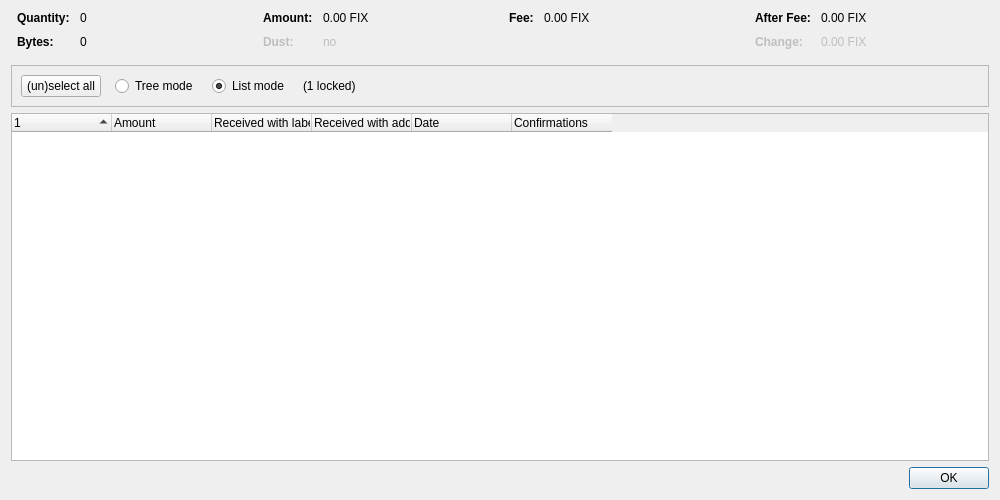
<?xml version="1.0" encoding="UTF-8"?>
<ui version="4.0">
 <class>CoinControlDialog</class>
 <widget class="QDialog" name="CoinControlDialog">
  <property name="geometry">
   <rect>
    <x>0</x>
    <y>0</y>
    <width>1000</width>
    <height>500</height>
   </rect>
  </property>
  <property name="windowTitle">
   <string>Coin Selection</string>
  </property>
  <layout class="QVBoxLayout" name="verticalLayout">
   <item>
    <layout class="QHBoxLayout" name="horizontalLayoutTop" stretch="0,0,0,0">
     <property name="topMargin">
      <number>0</number>
     </property>
     <property name="bottomMargin">
      <number>10</number>
     </property>
     <item>
      <layout class="QFormLayout" name="formLayoutCoinControl1">
       <property name="horizontalSpacing">
        <number>10</number>
       </property>
       <property name="verticalSpacing">
        <number>10</number>
       </property>
       <property name="leftMargin">
        <number>6</number>
       </property>
       <property name="rightMargin">
        <number>6</number>
       </property>
       <item row="0" column="0">
        <widget class="QLabel" name="labelCoinControlQuantityText">
         <property name="font">
          <font>
           <weight>75</weight>
           <bold>true</bold>
          </font>
         </property>
         <property name="text">
          <string>Quantity:</string>
         </property>
        </widget>
       </item>
       <item row="0" column="1">
        <widget class="QLabel" name="labelCoinControlQuantity">
         <property name="cursor">
          <cursorShape>IBeamCursor</cursorShape>
         </property>
         <property name="contextMenuPolicy">
          <enum>Qt::ActionsContextMenu</enum>
         </property>
         <property name="text">
          <string notr="true">0</string>
         </property>
         <property name="textInteractionFlags">
          <set>Qt::LinksAccessibleByMouse|Qt::TextSelectableByKeyboard|Qt::TextSelectableByMouse</set>
         </property>
        </widget>
       </item>
       <item row="1" column="0">
        <widget class="QLabel" name="labelCoinControlBytesText">
         <property name="font">
          <font>
           <weight>75</weight>
           <bold>true</bold>
          </font>
         </property>
         <property name="text">
          <string>Bytes:</string>
         </property>
        </widget>
       </item>
       <item row="1" column="1">
        <widget class="QLabel" name="labelCoinControlBytes">
         <property name="cursor">
          <cursorShape>IBeamCursor</cursorShape>
         </property>
         <property name="contextMenuPolicy">
          <enum>Qt::ActionsContextMenu</enum>
         </property>
         <property name="text">
          <string notr="true">0</string>
         </property>
         <property name="textInteractionFlags">
          <set>Qt::LinksAccessibleByMouse|Qt::TextSelectableByKeyboard|Qt::TextSelectableByMouse</set>
         </property>
        </widget>
       </item>
      </layout>
     </item>
     <item>
      <layout class="QFormLayout" name="formLayoutCoinControl2">
       <property name="horizontalSpacing">
        <number>10</number>
       </property>
       <property name="verticalSpacing">
        <number>10</number>
       </property>
       <property name="leftMargin">
        <number>6</number>
       </property>
       <property name="rightMargin">
        <number>6</number>
       </property>
       <item row="0" column="0">
        <widget class="QLabel" name="labelCoinControlAmountText">
         <property name="font">
          <font>
           <weight>75</weight>
           <bold>true</bold>
          </font>
         </property>
         <property name="text">
          <string>Amount:</string>
         </property>
        </widget>
       </item>
       <item row="0" column="1">
        <widget class="QLabel" name="labelCoinControlAmount">
         <property name="cursor">
          <cursorShape>IBeamCursor</cursorShape>
         </property>
         <property name="contextMenuPolicy">
          <enum>Qt::ActionsContextMenu</enum>
         </property>
         <property name="text">
          <string notr="true">0.00 FIX</string>
         </property>
         <property name="textInteractionFlags">
          <set>Qt::LinksAccessibleByMouse|Qt::TextSelectableByKeyboard|Qt::TextSelectableByMouse</set>
         </property>
        </widget>
       </item>
       <item row="1" column="0">
        <widget class="QLabel" name="labelCoinControlLowOutputText">
         <property name="enabled">
          <bool>false</bool>
         </property>
         <property name="font">
          <font>
           <weight>75</weight>
           <bold>true</bold>
          </font>
         </property>
         <property name="text">
          <string>Dust:</string>
         </property>
        </widget>
       </item>
       <item row="1" column="1">
        <widget class="QLabel" name="labelCoinControlLowOutput">
         <property name="enabled">
          <bool>false</bool>
         </property>
         <property name="cursor">
          <cursorShape>IBeamCursor</cursorShape>
         </property>
         <property name="contextMenuPolicy">
          <enum>Qt::ActionsContextMenu</enum>
         </property>
         <property name="text">
          <string notr="true">no</string>
         </property>
         <property name="textInteractionFlags">
          <set>Qt::LinksAccessibleByMouse|Qt::TextSelectableByKeyboard|Qt::TextSelectableByMouse</set>
         </property>
        </widget>
       </item>
      </layout>
     </item>
     <item>
      <layout class="QFormLayout" name="formLayoutCoinControl3">
       <property name="horizontalSpacing">
        <number>10</number>
       </property>
       <property name="verticalSpacing">
        <number>10</number>
       </property>
       <property name="leftMargin">
        <number>6</number>
       </property>
       <property name="rightMargin">
        <number>6</number>
       </property>
       <item row="0" column="0">
        <widget class="QLabel" name="labelCoinControlFeeText">
         <property name="font">
          <font>
           <weight>75</weight>
           <bold>true</bold>
          </font>
         </property>
         <property name="text">
          <string>Fee:</string>
         </property>
        </widget>
       </item>
       <item row="0" column="1">
        <widget class="QLabel" name="labelCoinControlFee">
         <property name="cursor">
          <cursorShape>IBeamCursor</cursorShape>
         </property>
         <property name="contextMenuPolicy">
          <enum>Qt::ActionsContextMenu</enum>
         </property>
         <property name="text">
          <string notr="true">0.00 FIX</string>
         </property>
         <property name="textInteractionFlags">
          <set>Qt::LinksAccessibleByMouse|Qt::TextSelectableByKeyboard|Qt::TextSelectableByMouse</set>
         </property>
        </widget>
       </item>
      </layout>
     </item>
     <item>
      <layout class="QFormLayout" name="formLayoutCoinControl4">
       <property name="horizontalSpacing">
        <number>10</number>
       </property>
       <property name="verticalSpacing">
        <number>10</number>
       </property>
       <property name="leftMargin">
        <number>6</number>
       </property>
       <property name="rightMargin">
        <number>6</number>
       </property>
       <item row="0" column="0">
        <widget class="QLabel" name="labelCoinControlAfterFeeText">
         <property name="font">
          <font>
           <weight>75</weight>
           <bold>true</bold>
          </font>
         </property>
         <property name="text">
          <string>After Fee:</string>
         </property>
        </widget>
       </item>
       <item row="0" column="1">
        <widget class="QLabel" name="labelCoinControlAfterFee">
         <property name="cursor">
          <cursorShape>IBeamCursor</cursorShape>
         </property>
         <property name="contextMenuPolicy">
          <enum>Qt::ActionsContextMenu</enum>
         </property>
         <property name="text">
          <string notr="true">0.00 FIX</string>
         </property>
         <property name="textInteractionFlags">
          <set>Qt::LinksAccessibleByMouse|Qt::TextSelectableByKeyboard|Qt::TextSelectableByMouse</set>
         </property>
        </widget>
       </item>
       <item row="1" column="0">
        <widget class="QLabel" name="labelCoinControlChangeText">
         <property name="enabled">
          <bool>false</bool>
         </property>
         <property name="font">
          <font>
           <weight>75</weight>
           <bold>true</bold>
          </font>
         </property>
         <property name="text">
          <string>Change:</string>
         </property>
        </widget>
       </item>
       <item row="1" column="1">
        <widget class="QLabel" name="labelCoinControlChange">
         <property name="enabled">
          <bool>false</bool>
         </property>
         <property name="cursor">
          <cursorShape>IBeamCursor</cursorShape>
         </property>
         <property name="contextMenuPolicy">
          <enum>Qt::ActionsContextMenu</enum>
         </property>
         <property name="text">
          <string notr="true">0.00 FIX</string>
         </property>
         <property name="textInteractionFlags">
          <set>Qt::LinksAccessibleByMouse|Qt::TextSelectableByKeyboard|Qt::TextSelectableByMouse</set>
         </property>
        </widget>
       </item>
      </layout>
     </item>
    </layout>
   </item>
   <item>
    <widget class="QFrame" name="frame">
     <property name="minimumSize">
      <size>
       <width>0</width>
       <height>40</height>
      </size>
     </property>
     <property name="frameShape">
      <enum>QFrame::StyledPanel</enum>
     </property>
     <property name="frameShadow">
      <enum>QFrame::Sunken</enum>
     </property>
     <layout class="QHBoxLayout" name="horizontalLayout">
      <item>
       <layout class="QHBoxLayout" name="horizontalLayoutPanel" stretch="0,0,0,0,0">
        <property name="spacing">
         <number>14</number>
        </property>
        <item>
         <widget class="QPushButton" name="pushButtonSelectAll">
          <property name="sizePolicy">
           <sizepolicy hsizetype="Maximum" vsizetype="Fixed">
            <horstretch>0</horstretch>
            <verstretch>0</verstretch>
           </sizepolicy>
          </property>
          <property name="text">
           <string>(un)select all</string>
          </property>
          <property name="autoDefault">
           <bool>false</bool>
          </property>
         </widget>
        </item>
        <item>
         <widget class="QRadioButton" name="radioTreeMode">
          <property name="sizePolicy">
           <sizepolicy hsizetype="Maximum" vsizetype="Fixed">
            <horstretch>0</horstretch>
            <verstretch>0</verstretch>
           </sizepolicy>
          </property>
          <property name="text">
           <string>Tree mode</string>
          </property>
         </widget>
        </item>
        <item>
         <widget class="QRadioButton" name="radioListMode">
          <property name="sizePolicy">
           <sizepolicy hsizetype="Maximum" vsizetype="Fixed">
            <horstretch>0</horstretch>
            <verstretch>0</verstretch>
           </sizepolicy>
          </property>
          <property name="text">
           <string>List mode</string>
          </property>
          <property name="checked">
           <bool>true</bool>
          </property>
         </widget>
        </item>
        <item>
         <widget class="QLabel" name="labelLocked">
          <property name="text">
           <string notr="true">(1 locked)</string>
          </property>
         </widget>
        </item>
        <item>
         <spacer name="horizontalSpacer">
          <property name="orientation">
           <enum>Qt::Horizontal</enum>
          </property>
          <property name="sizeHint" stdset="0">
           <size>
            <width>40</width>
            <height>20</height>
           </size>
          </property>
         </spacer>
        </item>
       </layout>
      </item>
     </layout>
    </widget>
   </item>
   <item>
    <widget class="CoinControlTreeWidget" name="treeWidget">
     <property name="contextMenuPolicy">
      <enum>Qt::CustomContextMenu</enum>
     </property>
     <property name="sortingEnabled">
      <bool>false</bool>
     </property>
     <property name="columnCount">
      <number>6</number>
     </property>
     <attribute name="headerShowSortIndicator" stdset="0">
      <bool>true</bool>
     </attribute>
     <attribute name="headerStretchLastSection">
      <bool>false</bool>
     </attribute>
     <column>
      <property name="text">
       <string/>
      </property>
     </column>
     <column>
      <property name="text">
       <string>Amount</string>
      </property>
     </column>
     <column>
      <property name="text">
       <string>Received with label</string>
      </property>
     </column>
     <column>
      <property name="text">
       <string>Received with address</string>
      </property>
     </column>
     <column>
      <property name="text">
       <string>Date</string>
      </property>
     </column>
     <column>
      <property name="text">
       <string>Confirmations</string>
      </property>
      <property name="toolTip">
       <string>Confirmed</string>
      </property>
     </column>
     <column>
      <property name="text">
       <string/>
      </property>
     </column>
     <column>
      <property name="text">
       <string/>
      </property>
     </column>
     <column>
      <property name="text">
       <string/>
      </property>
     </column>
     <column>
      <property name="text">
       <string/>
      </property>
     </column>
    </widget>
   </item>
   <item>
    <widget class="QDialogButtonBox" name="buttonBox">
     <property name="orientation">
      <enum>Qt::Horizontal</enum>
     </property>
     <property name="standardButtons">
      <set>QDialogButtonBox::Ok</set>
     </property>
    </widget>
   </item>
  </layout>
 </widget>
 <customwidgets>
  <customwidget>
   <class>CoinControlTreeWidget</class>
   <extends>QTreeWidget</extends>
   <header>qt/coincontroltreewidget.h</header>
  </customwidget>
 </customwidgets>
 <resources/>
 <connections/>
</ui>
